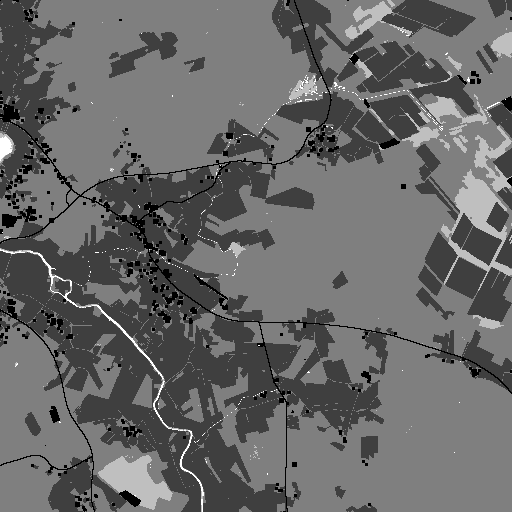
#> input picture dataset/train_masks/T112_converted_RGB_102.png, 512 x 512 px, found by its file name; its folder holds only this picture in this run
$ python shift_annotations.py
#> lines starting #> are read from the running program, lines starting #| are printed output that depends on the picture
import numpy as np
from PIL import Image
import os

annotation_dir = '/home/mwilkerson1/IMPACT/Simulation/IMPACT-SAR-UNET/dataset/train_masks/'

for filename in os.listdir(annotation_dir):
    if filename.endswith('.png'):
        file_path = os.path.join(annotation_dir, filename)
        image = Image.open(file_path)
#> image is the input picture: PIL image 512x512 L; min 0, max 4, mean 1.64
        image_array = np.array(image)

        if len(image_array.shape) == 2:
            shifted_image_array = image_array - 1
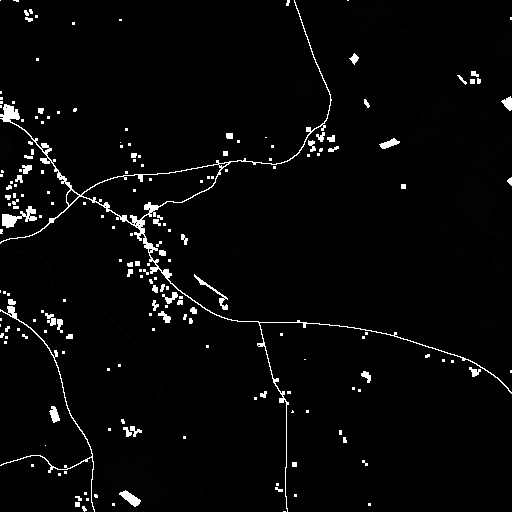
#> shifted_image_array: shape (512, 512); min 0, max 255, mean 8.3
        else:
            shifted_image_array = image_array.copy()
            shifted_image_array[:, :, 0] = image_array[:, :, 0] - 1

        shifted_image_array = np.clip(shifted_image_array, 0, 5)
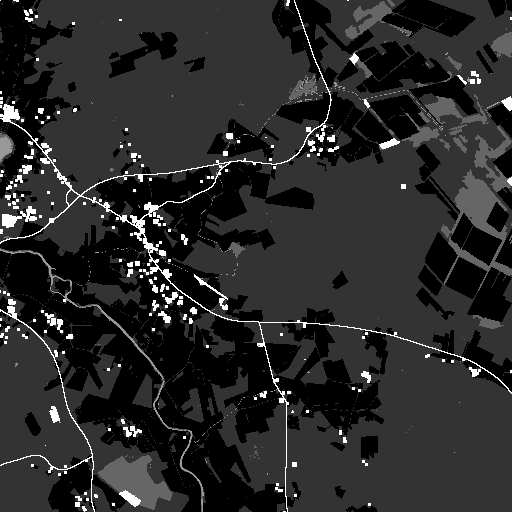
#> shifted_image_array: shape (512, 512); min 0, max 5, mean 0.82; drawn with min black and max white
        shifted_image = Image.fromarray(shifted_image_array.astype(np.uint8))
        shifted_image.save(file_path)

print("Annotation values have been shifted and original images have been replaced.")

$ run again, on dataset/train_masks/T112_converted_RGB_2283.png
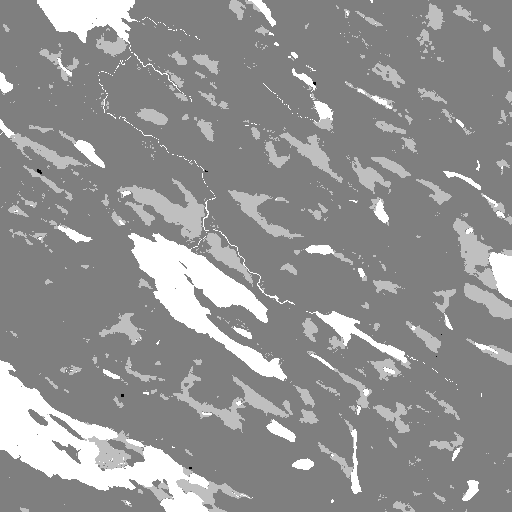
#> input picture dataset/train_masks/T112_converted_RGB_2283.png, 512 x 512 px, found by its file name
#> image is the input picture: PIL image 512x512 L; min 0, max 4, mean 2.3
#> `shifted_image_array = image_array - 1`:
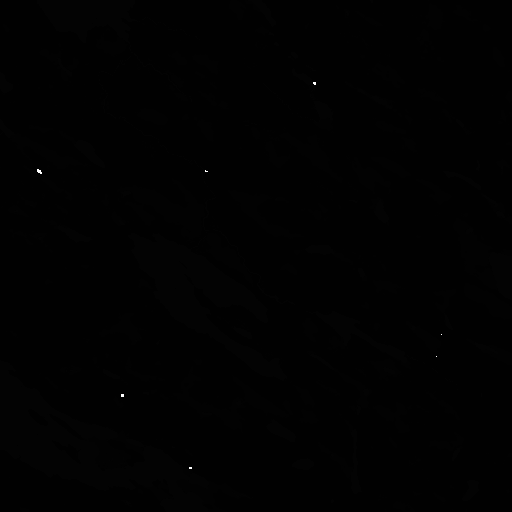
#> shifted_image_array: shape (512, 512); min 1, max 255, mean 1.3
#> `shifted_image_array = np.clip(shifted_image_array, 0, 5)`:
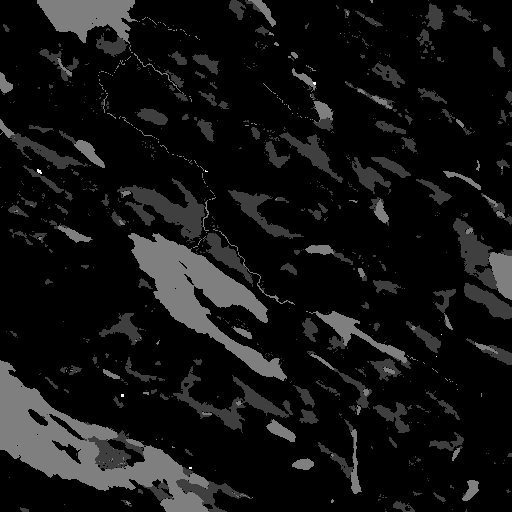
#> shifted_image_array: shape (512, 512); min 1, max 5, mean 1.3; drawn with min black and max white

$ run again, on dataset/train_masks/T112_converted_RGB_2342.png
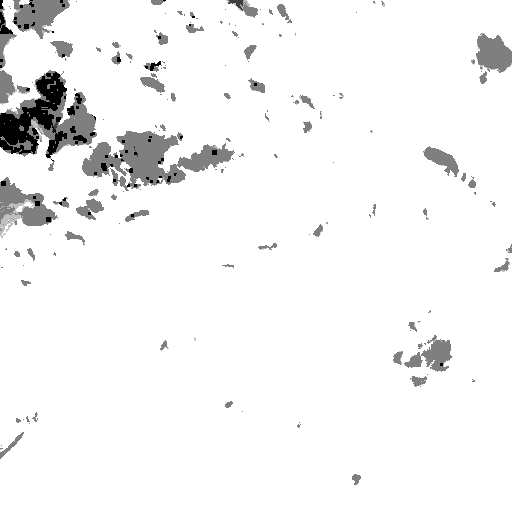
#> input picture dataset/train_masks/T112_converted_RGB_2342.png, 512 x 512 px, found by its file name
#> image is the input picture: PIL image 512x512 L; min 0, max 4, mean 3.82
#> `shifted_image_array = image_array - 1`:
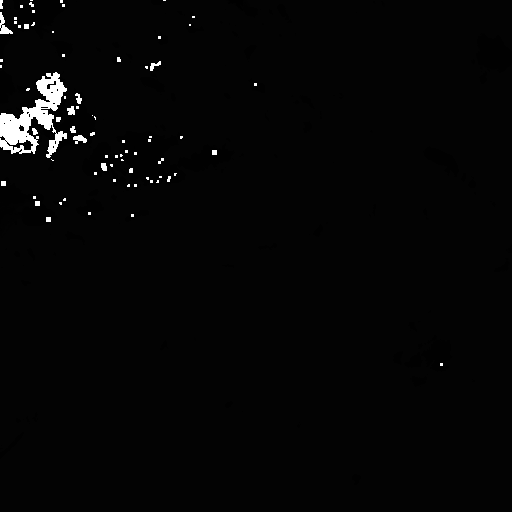
#> shifted_image_array: shape (512, 512); min 0, max 255, mean 6.2
#> `shifted_image_array = np.clip(shifted_image_array, 0, 5)`:
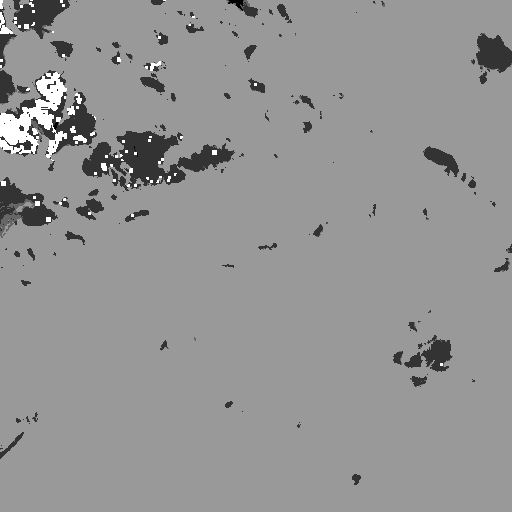
#> shifted_image_array: shape (512, 512); min 0, max 5, mean 2.9; drawn with min black and max white

$ run again, on dataset/train_masks/T112_converted_RGB_442.png
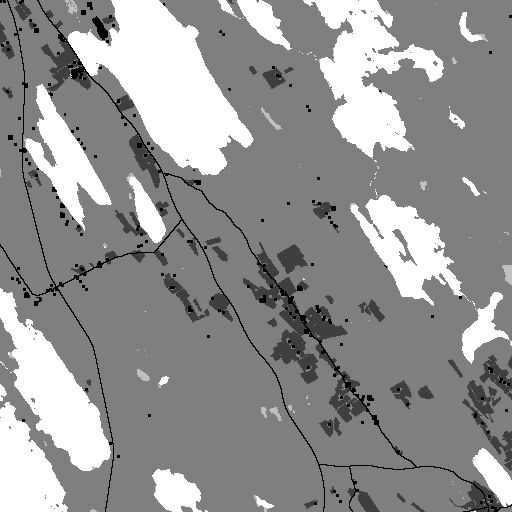
#> input picture dataset/train_masks/T112_converted_RGB_442.png, 512 x 512 px, found by its file name
#> image is the input picture: PIL image 512x512 L; min 0, max 4, mean 2.32
#> `shifted_image_array = image_array - 1`:
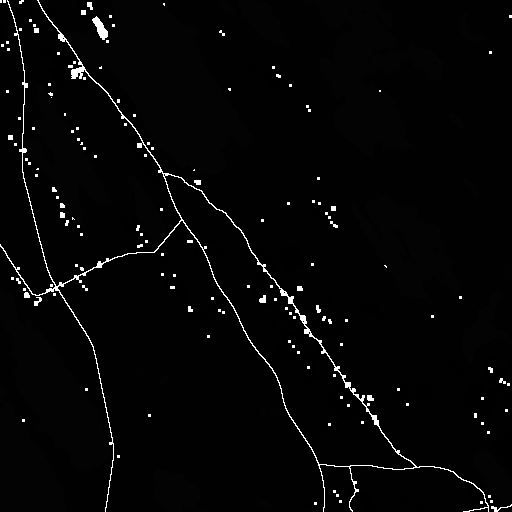
#> shifted_image_array: shape (512, 512); min 0, max 255, mean 6.5
#> `shifted_image_array = np.clip(shifted_image_array, 0, 5)`:
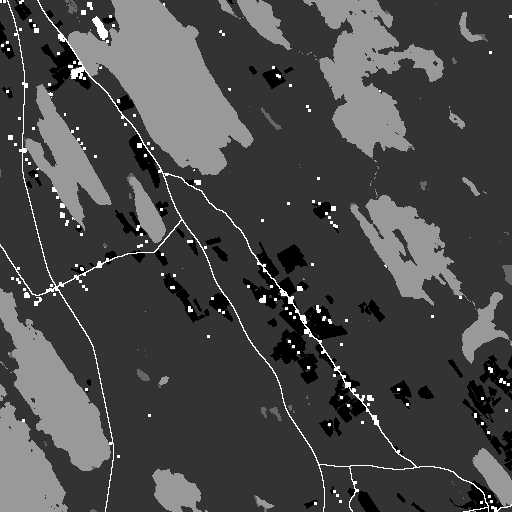
#> shifted_image_array: shape (512, 512); min 0, max 5, mean 1.44; drawn with min black and max white

$ run again, on dataset/train_masks/T112_converted_RGB_1792.png
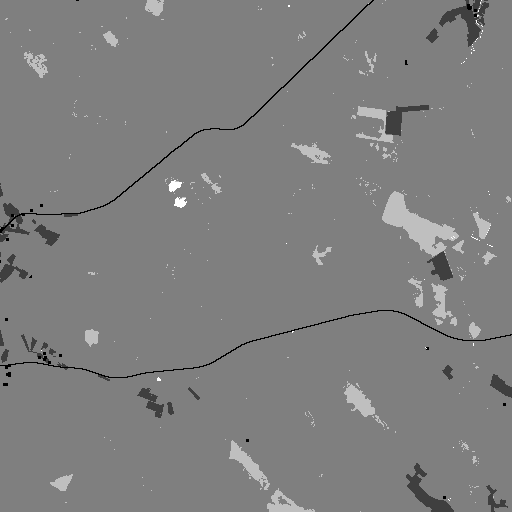
#> input picture dataset/train_masks/T112_converted_RGB_1792.png, 512 x 512 px, found by its file name
#> image is the input picture: PIL image 512x512 L; min 0, max 4, mean 2
#> `shifted_image_array = image_array - 1`:
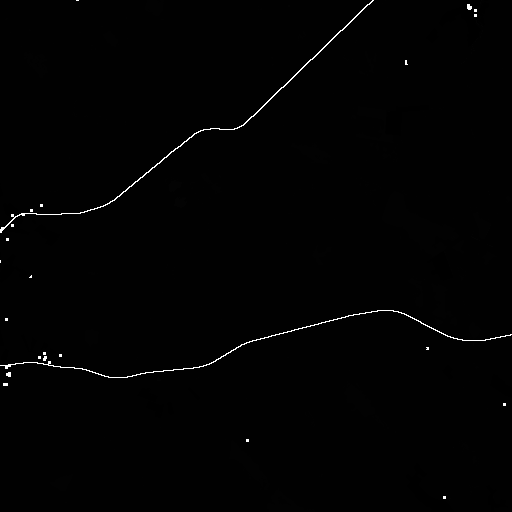
#> shifted_image_array: shape (512, 512); min 0, max 255, mean 2.5
#> `shifted_image_array = np.clip(shifted_image_array, 0, 5)`:
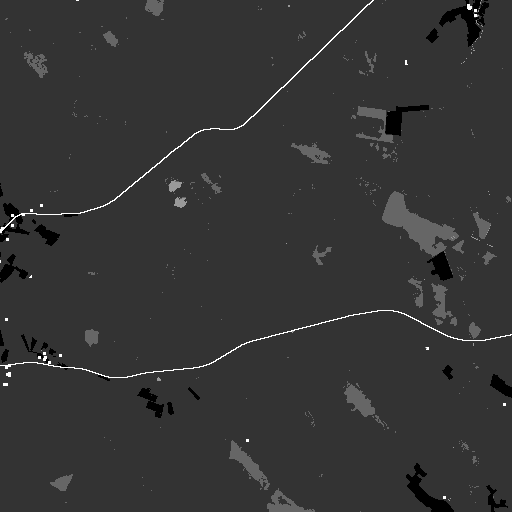
#> shifted_image_array: shape (512, 512); min 0, max 5, mean 1.03; drawn with min black and max white
